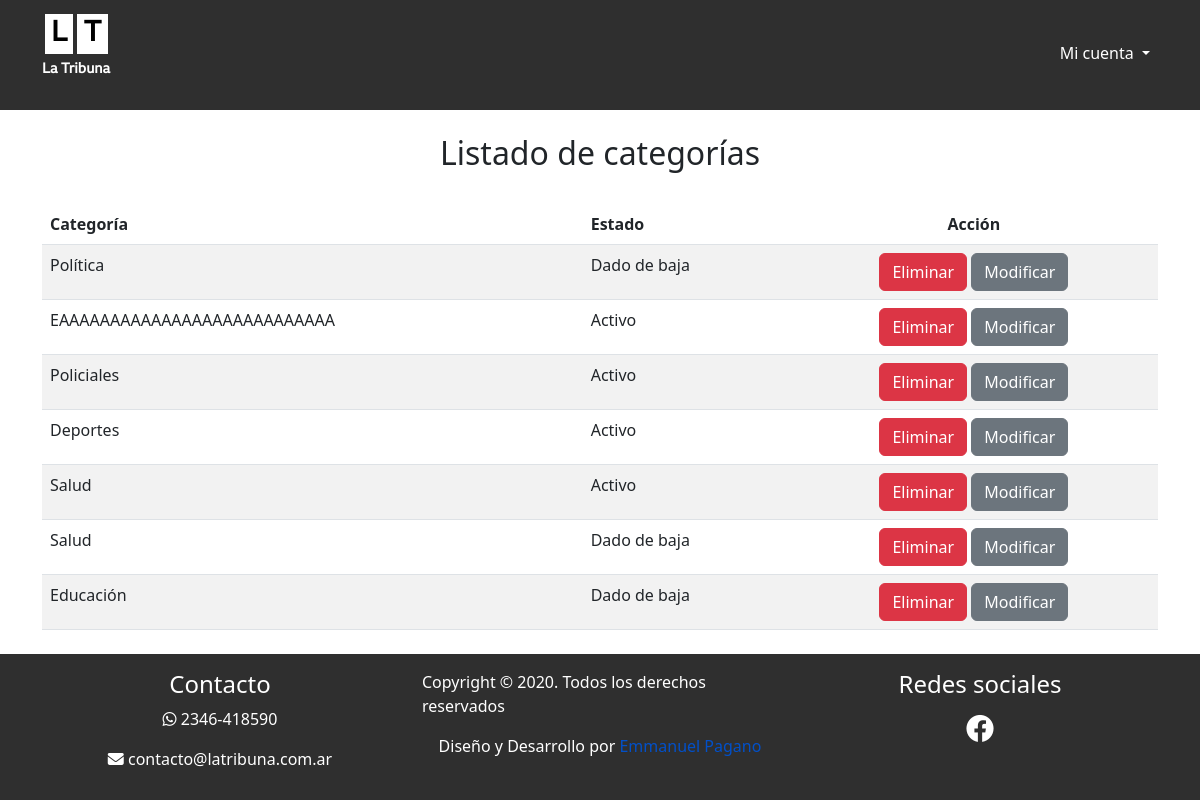
Before: /adm/categorias/listado-categoria.php (signed in) with the older database file.
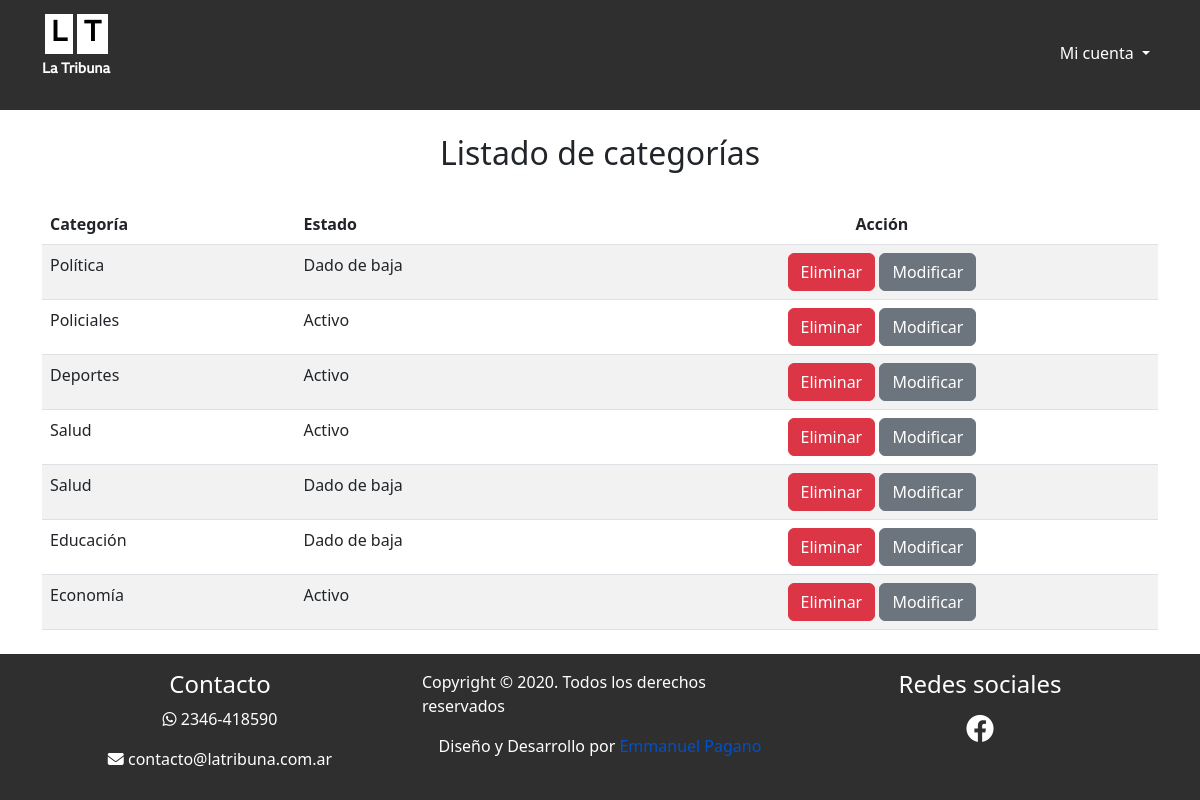
After: the same page with the newer database file.
### tables this page shows
CREATE TABLE `categorias` (
  `id_categoria` int(11) NOT NULL,
  `categoria` varchar(250) NOT NULL,
  `baja_categoria` tinyint(4) NOT NULL
);

### adm/categorias/listado-categoria.php (the view, shortened to what this page needs)
<?php
include('../../include/conexion.php');
$cmd = $conexion->prepare('SELECT * FROM categorias');
$cmd->execute();
$categorias = $cmd->fetchAll();
?>
<!DOCTYPE html>
<html lang="es">
<head>
    <link rel="stylesheet" href="https://cdnjs.cloudflare.com/ajax/libs/font-awesome/6.2.0/css/all.min.css" />
    <link href="https://cdn.jsdelivr.net/npm/bootstrap@5.2.1/dist/css/bootstrap.min.css" rel="stylesheet">
    <link rel="stylesheet" href="../../css/styles.css">
</head>
<body>
<?php
require_once("../../include/header.php")
?>
<section>
    <div class="container">
        <h2 class="text-center py-4">Listado de categorías</h2>
        <table class="table table-striped">
            <thead>
                <tr>
                <th scope="col">Categoría</th>
                <th scope="col">Estado</th>
                <th class="text-center" scope="col">Acción</th>
                </tr>
            </thead>
            <tbody>
                <?php
                foreach ($categorias as $fila){
                    $estado = ($fila["baja_categoria"]) ? 'Dado de baja' : 'Activo';
                    echo '
                    <tr>
                    <td>'.$fila["categoria"].'</td>
                    <td>'.$estado.'</td>
                    <td class="text-center">
                    <a href="baja-categoria.php?id='.$fila["id_categoria"].'" class="btn btn-danger">Eliminar</a>
                    <a href="modificar-categoria.php?id='.$fila["id_categoria"].'" class="btn btn-secondary">Modificar</a>
                    </td>
                    </tr>
                    ';
                }
                ?>
            </tbody>
        </table>
    </div>
</section>
<?php
require_once("../../include/footer.php")
?>
</body>
</html>

Changed rows visible on the page:
removed categorias: categoria "EAAAAAAAAAAAAAAAAAAAAAAAAAAA", baja_categoria "Activo"
added categorias: categoria "Economía", baja_categoria "Activo"
